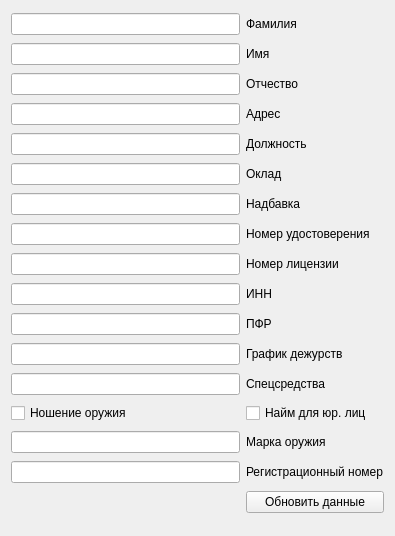
<?xml version="1.0" encoding="UTF-8"?>
<ui version="4.0">
 <class>ChangeEmployee</class>
 <widget class="QWidget" name="ChangeEmployee">
  <property name="geometry">
   <rect>
    <x>0</x>
    <y>0</y>
    <width>395</width>
    <height>536</height>
   </rect>
  </property>
  <property name="windowTitle">
   <string>Изменение данных о сотрудниках</string>
  </property>
  <layout class="QGridLayout" name="gridLayout">
   <item row="10" column="1">
    <widget class="QLabel" name="label_10">
     <property name="text">
      <string>ПФР</string>
     </property>
    </widget>
   </item>
   <item row="7" column="0">
    <widget class="QLineEdit" name="lineEditIDNumber">
     <property name="minimumSize">
      <size>
       <width>100</width>
       <height>0</height>
      </size>
     </property>
    </widget>
   </item>
   <item row="9" column="0">
    <widget class="QLineEdit" name="lineEditTaxNumber"/>
   </item>
   <item row="2" column="1">
    <widget class="QLabel" name="label_3">
     <property name="text">
      <string>Отчество</string>
     </property>
    </widget>
   </item>
   <item row="5" column="0">
    <widget class="QLineEdit" name="lineEditSalary"/>
   </item>
   <item row="12" column="0">
    <widget class="QLineEdit" name="lineEditspecialEquipment"/>
   </item>
   <item row="8" column="1">
    <widget class="QLabel" name="label_8">
     <property name="text">
      <string>Номер лицензии</string>
     </property>
    </widget>
   </item>
   <item row="10" column="0">
    <widget class="QLineEdit" name="lineEditPensionNumber"/>
   </item>
   <item row="15" column="1">
    <widget class="QLabel" name="label_13">
     <property name="text">
      <string>Регистрационный номер</string>
     </property>
    </widget>
   </item>
   <item row="11" column="1">
    <widget class="QLabel" name="label_11">
     <property name="text">
      <string>График дежурств</string>
     </property>
    </widget>
   </item>
   <item row="2" column="0">
    <widget class="QLineEdit" name="lineEditMiddleName"/>
   </item>
   <item row="8" column="0">
    <widget class="QLineEdit" name="lineEditLicenseNumber"/>
   </item>
   <item row="5" column="1">
    <widget class="QLabel" name="label_5">
     <property name="text">
      <string>Оклад</string>
     </property>
    </widget>
   </item>
   <item row="12" column="1">
    <widget class="QLabel" name="label_12">
     <property name="text">
      <string>Спецсредства</string>
     </property>
    </widget>
   </item>
   <item row="16" column="1">
    <widget class="QPushButton" name="pushButtonAddEmployee">
     <property name="text">
      <string>Обновить данные</string>
     </property>
    </widget>
   </item>
   <item row="14" column="0">
    <widget class="QLineEdit" name="lineEditGunMark"/>
   </item>
   <item row="1" column="0">
    <widget class="QLineEdit" name="lineEditFirstName">
     <property name="minimumSize">
      <size>
       <width>200</width>
       <height>0</height>
      </size>
     </property>
    </widget>
   </item>
   <item row="11" column="0">
    <widget class="QLineEdit" name="lineEditSchedule"/>
   </item>
   <item row="14" column="1">
    <widget class="QLabel" name="label_15">
     <property name="text">
      <string>Марка оружия</string>
     </property>
    </widget>
   </item>
   <item row="4" column="1">
    <widget class="QLabel" name="label_4">
     <property name="text">
      <string>Должность</string>
     </property>
    </widget>
   </item>
   <item row="15" column="0">
    <widget class="QLineEdit" name="lineEditGunNumber"/>
   </item>
   <item row="6" column="1">
    <widget class="QLabel" name="label_6">
     <property name="text">
      <string>Надбавка</string>
     </property>
    </widget>
   </item>
   <item row="7" column="1">
    <widget class="QLabel" name="label_7">
     <property name="text">
      <string>Номер удостоверения</string>
     </property>
    </widget>
   </item>
   <item row="0" column="1">
    <widget class="QLabel" name="label">
     <property name="text">
      <string>Фамилия</string>
     </property>
    </widget>
   </item>
   <item row="0" column="0">
    <widget class="QLineEdit" name="lineEditLastName"/>
   </item>
   <item row="1" column="1">
    <widget class="QLabel" name="label_2">
     <property name="text">
      <string>Имя</string>
     </property>
    </widget>
   </item>
   <item row="13" column="0">
    <widget class="QCheckBox" name="checkBoxGun">
     <property name="text">
      <string>Ношение оружия</string>
     </property>
    </widget>
   </item>
   <item row="4" column="0">
    <widget class="QLineEdit" name="lineEditPost"/>
   </item>
   <item row="6" column="0">
    <widget class="QLineEdit" name="lineEditPremium"/>
   </item>
   <item row="9" column="1">
    <widget class="QLabel" name="label_9">
     <property name="text">
      <string>ИНН</string>
     </property>
    </widget>
   </item>
   <item row="3" column="0">
    <widget class="QLineEdit" name="lineEditAddress"/>
   </item>
   <item row="3" column="1">
    <widget class="QLabel" name="label_14">
     <property name="text">
      <string>Адрес</string>
     </property>
    </widget>
   </item>
   <item row="13" column="1">
    <widget class="QCheckBox" name="checkBoxIsShedule">
     <property name="text">
      <string>Найм для юр. лиц</string>
     </property>
    </widget>
   </item>
  </layout>
 </widget>
 <resources/>
 <connections/>
</ui>
